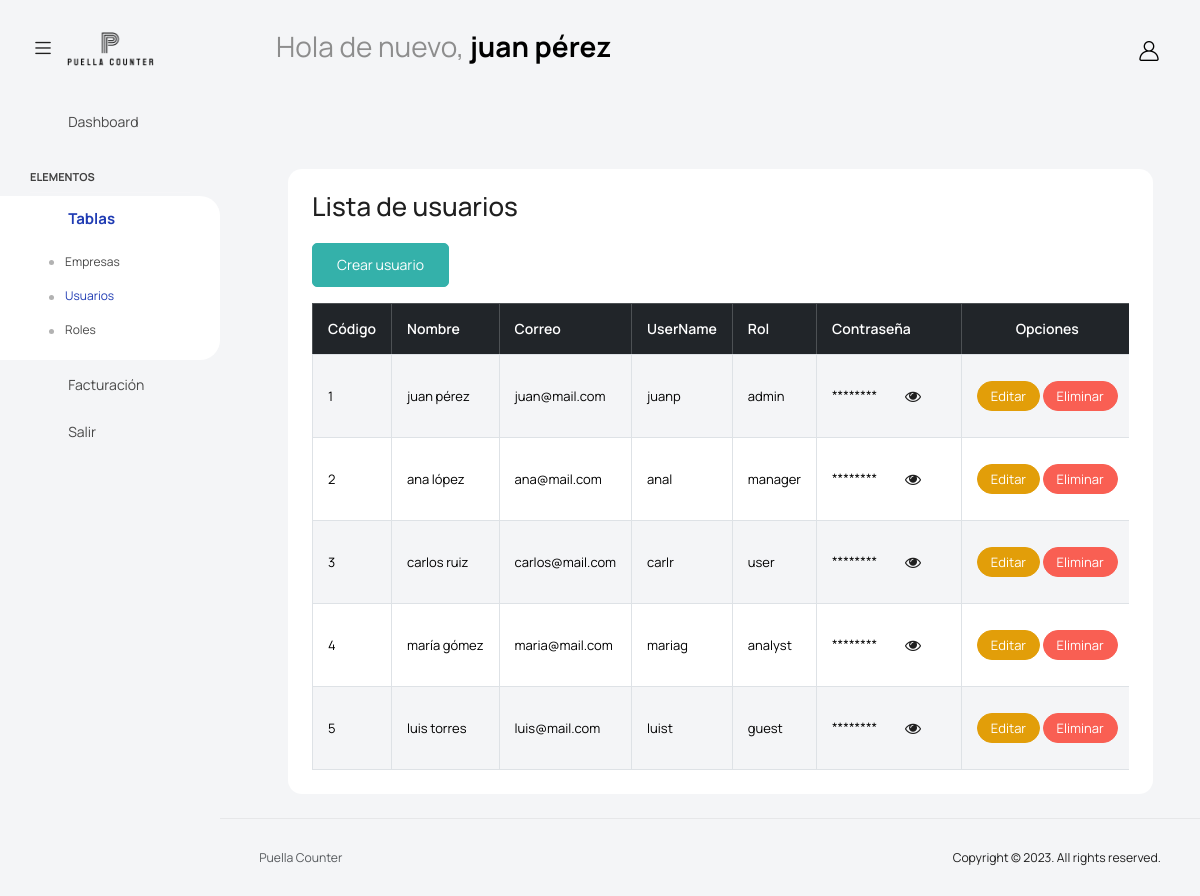
The page /PuellaCounter/app/views/user/user.php (signed in) on the database its author committed.
### tables this page shows
create table tbl_user(  
	id_user int primary key auto_increment,
	user_name varchar(50) not null,
	user_email varchar(50) not null,
	user_login_name varchar(50) not null,
	user_password varchar(50) not null,
	id_rol int not null,
	constraint fk_user_rol foreign key(id_rol) references tbl_rol(id_rol)
);

create table tbl_rol(  
	id_rol int primary key auto_increment,
	rol_name varchar(50) not null,
	rol_info varchar(255) not null
);

### PuellaCounter/app/controllers/UserController.php (called while the page is built, shortened)
<?php
require_once(dirname(__FILE__) . "/../../core/database.php");
require_once(dirname(__FILE__) . "/../models/UserModel.php");
class UserController
{
    private $user;
    public function __construct()
    {
        $database = new Database();
        $this->db = $database->getConnection();
        $this->user = new UserModel($this->db);
    }
    public function index()
    {
        $result = $this->user->getUsers();
        $users = $result->fetchAll(PDO::FETCH_ASSOC);
        include(dirname(__FILE__) . '/../views/user/index.php');
    }
}

### PuellaCounter/core/database.php (called while the page is built, shortened)
<?php
class Database
{
    public function getConnection()
    {
        $this->conn = null;
        try {
            $this->conn = new PDO(
                "mysql:host=" . Config::HOST . ";dbname=" . Config::DATABASE,
                Config::USER,
                Config::PASSWORD
            );
            $this->conn->exec("set names utf8");
        } catch (PDOException $ex) {
            echo "Connection error: " . $ex->getMessage();
            die();
        }
        return $this->conn;
    }
}

### PuellaCounter/app/models/UserModel.php (called while the page is built, shortened)
<?php
class UserModel
{
    private $conn;
    public function __construct($db)
    {
        $this->conn = $db;
    }
    public function getUsers()
    {
        $query = "CALL sp_get_all_users();";
        $stmt = $this->conn->prepare($query);
        $stmt->execute();
        return $stmt;
    }
}

### PuellaCounter/app/views/user/index.php (the view, shortened to what this page needs)
<?php
include '../template/header.php';
?>
<div class="container">
    <div class="card mt-5 p-4">
        <h2 class="mb-4">Lista de usuarios</h2>
        <div class="d-flex justify-content-between mb-3">
            <a href="?action=create" class="btn btn-success">Crear usuario</a>
        </div>
        <div class="table-responsive">
            <table id="genericTable" class="table table-striped table-bordered">
                <thead class="table-dark">
                    <tr>
                        <th scope="col">Código</th>
                        <th scope="col">Nombre</th>
                        <th scope="col">Correo</th>
                        <th scope="col">UserName</th>
                        <th scope="col">Rol</th>
                        <th scope="col">Contraseña</th>
                        <th scope="col" class="text-center">Opciones</th>
                    </tr>
                </thead>
                <tbody>
                    <?php foreach ($users as $user) : ?>
                        <tr>
                            <td><?= htmlspecialchars($user['id_user']); ?></td>
                            <td><?= htmlspecialchars($user['user_name']); ?></td>
                            <td><?= htmlspecialchars($user['user_email']); ?></td>
                            <td><?= htmlspecialchars($user['user_login_name']); ?></td>
                            <td><?= htmlspecialchars($user['rol_name']); ?></td>
                            <td>
                                <span id="password-<?= $user['id_user'] ?>" class="password-value">********</span>
                                <button type="button" class="btn password-toggle" onclick="togglePassword(<?= $user['id_user'] ?>)">
                                    <i id="password-icon-<?= $user['id_user'] ?>" class="fa fa-eye"></i>
                                </button>
                            </td>
                            <td class="text-center">
                                <a href="?action=edit&id=<?= $user['id_user'] ?>" class="btn btn-warning btn-sm">Editar</a>
                                <a href="?action=delete&id=<?= $user['id_user'] ?>" class="btn btn-danger btn-sm">Eliminar</a>
                            </td>
                        </tr>
                    <?php endforeach; ?>
                </tbody>
            </table>
        </div>
    </div>
</div>
<?php include '../template/footer.php'; ?>

### PuellaCounter/app/views/user/user.php (shortened to what this page needs)
<?php
require_once __DIR__ . '/../../../app/controllers/UserController.php';
$action = isset($_GET['action']) ? $_GET['action'] : '';
$controller = new UserController();
switch ($action) {
    default:
        $controller->index();
        break;
}

### PuellaCounter/app/views/template/header.php (shortened to what this page needs)
<!DOCTYPE html>
<html lang="en">
<head>
    <link rel="stylesheet" href="../../../public/assets/vendors/feather/feather.css">
    <link rel="stylesheet" href="../../../public/assets/vendors/mdi/css/materialdesignicons.min.css">
    <link rel="stylesheet" href="../../../public/assets/vendors/ti-icons/css/themify-icons.css">
    <link rel="stylesheet" href="../../../public/assets/vendors/font-awesome/css/font-awesome.min.css">
    <link rel="stylesheet" href="../../../public/assets/vendors/typicons/typicons.css">
    <link rel="stylesheet" href="../../../public/assets/vendors/simple-line-icons/css/simple-line-icons.css">
    <link rel="stylesheet" href="../../../public/assets/vendors/css/vendor.bundle.base.css">
    <link rel="stylesheet" href="../../../public/assets/vendors/bootstrap-datepicker/bootstrap-datepicker.min.css">
    <link rel="stylesheet" href="https://cdn.datatables.net/1.13.6/css/jquery.dataTables.min.css">
    <link rel="stylesheet" href="https://cdn.datatables.net/buttons/2.4.1/css/buttons.dataTables.min.css">
    <link rel="stylesheet" href="../../../public/assets/vendors/datatables.net-bs4/dataTables.bootstrap4.css">
    <link rel="stylesheet" type="text/css" href="../../../public/assets/js/select.dataTables.min.css">
    <link rel="stylesheet" href="../../../public/assets/css/style.css">
</head>
<body class="with-welcome-text">
    <div class="container-scroller">
        <nav class="navbar default-layout col-lg-12 col-12 p-0 fixed-top d-flex align-items-top flex-row">
            <div class="text-center navbar-brand-wrapper d-flex align-items-center justify-content-start">
                <div class="me-3">
                    <button class="navbar-toggler navbar-toggler align-self-center" type="button" data-bs-toggle="minimize">
                        <span class="icon-menu"></span>
                    </button>
                </div>
                <div>
                    <a class="navbar-brand brand-logo" href="../page/index.php">
                        <img src="../../../public/assets/images/logo.png" alt="logo" />
                    </a>
                </div>
            </div>
            <div class="navbar-menu-wrapper d-flex align-items-top">
                <ul class="navbar-nav">
                    <li class="nav-item fw-semibold d-none d-lg-block ms-0">
                        <h1 class="welcome-text">Hola de nuevo, <span class="text-black fw-bold"><?php echo $_SESSION["userName"] ?></span></h1>
                    </li>
                </ul>
                <ul class="navbar-nav ms-auto">
                    <li class="nav-item dropdown d-none d-lg-block user-dropdown">
                        <a class="nav-link" id="UserDropdown" href="#" data-bs-toggle="dropdown" aria-expanded="false">
                            <img class="img-xs rounded-circle" src="../../../public/assets/images/user.png" alt="Profile image"> </a>
                    </li>
                </ul>
            </div>
        </nav>
        <div class="container-fluid page-body-wrapper">
            <nav class="sidebar sidebar-offcanvas" id="sidebar">
                <ul class="nav">
                    <li class="nav-item">
                        <a class="nav-link" href="../page/index.php">
                            <i class="mdi mdi-grid-large menu-icon"></i>
                            <span class="menu-title">Dashboard</span>
                        </a>
                    </li>
                    <li class="nav-item nav-category">Elementos</li>
                    <li class="nav-item">
                        <a class="nav-link" data-bs-toggle="collapse" href="#tables" aria-expanded="false" aria-controls="tables">
                            <i class="menu-icon mdi mdi-table"></i>
                            <span class="menu-title">Tablas</span>
                            <i class="menu-arrow"></i>
                        </a>
                        <div class="collapse" id="tables">
                            <ul class="nav flex-column sub-menu">
                                <li class="nav-item"> <a class="nav-link" href="../company/company.php">Empresas</a></li>
                                <li class="nav-item"> <a class="nav-link" href="../user/user.php">Usuarios</a></li>
                                <li class="nav-item"> <a class="nav-link" href="../rol/rol.php">Roles</a></li>
                            </ul>
                        </div>
                    </li>
                    <li class="nav-item">
                        <a class="nav-link" data-bs-toggle="collapse" href="#icons" aria-expanded="false" aria-controls="icons">
                            <i class="menu-icon mdi mdi-file-document"></i>
                            <span class="menu-title">Facturación</span>
                            <i class="menu-arrow"></i>
                        </a>
                    </li>
                    <li class="nav-item">
                        <a class="nav-link" data-bs-toggle="collapse" href="#charts" aria-expanded="false" aria-controls="charts">
                            <i class="menu-icon mdi mdi-logout"></i>
                            <span class="menu-title">Salir</span>
                            <i class="menu-arrow"></i>
                        </a>
                    </li>
                </ul>
            </nav>
            <div class="main-panel">
                <div class="content-wrapper">

### PuellaCounter/app/views/template/footer.php (shortened to what this page needs)
</div>
<footer class="footer">
    <div class="d-sm-flex justify-content-center justify-content-sm-between">
        <span class="text-muted text-center text-sm-left d-block d-sm-inline-block">Puella Counter</span>
        <span class="float-none float-sm-end d-block mt-1 mt-sm-0 text-center">Copyright © 2023. All rights reserved.</span>
    </div>
</footer>
</div>
</div>
</div>
</body>
</html>

### rows shown on the page
tbl_user: id_user "1", user_name "juan pérez", user_email "juan@mail.com", user_login_name "juanp", id_rol.rol_name "admin"
tbl_user: id_user "2", user_name "ana lópez", user_email "ana@mail.com", user_login_name "anal", id_rol.rol_name "manager"
tbl_user: id_user "3", user_name "carlos ruiz", user_email "carlos@mail.com", user_login_name "carlr", id_rol.rol_name "user"
tbl_user: id_user "4", user_name "maría gómez", user_email "maria@mail.com", user_login_name "mariag", id_rol.rol_name "analyst"
tbl_user: id_user "5", user_name "luis torres", user_email "luis@mail.com", user_login_name "luist", id_rol.rol_name "guest"

### other values the page prints
$_SESSION["userName"] "juan pérez"
